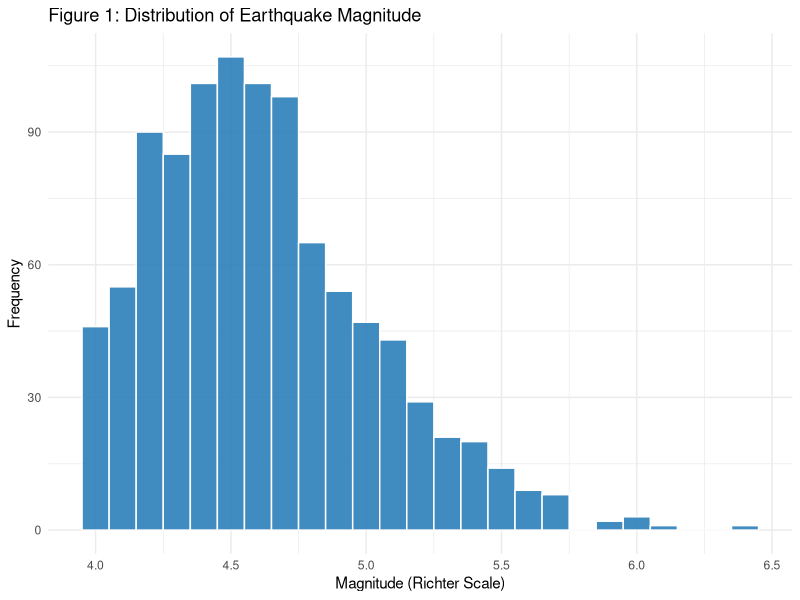
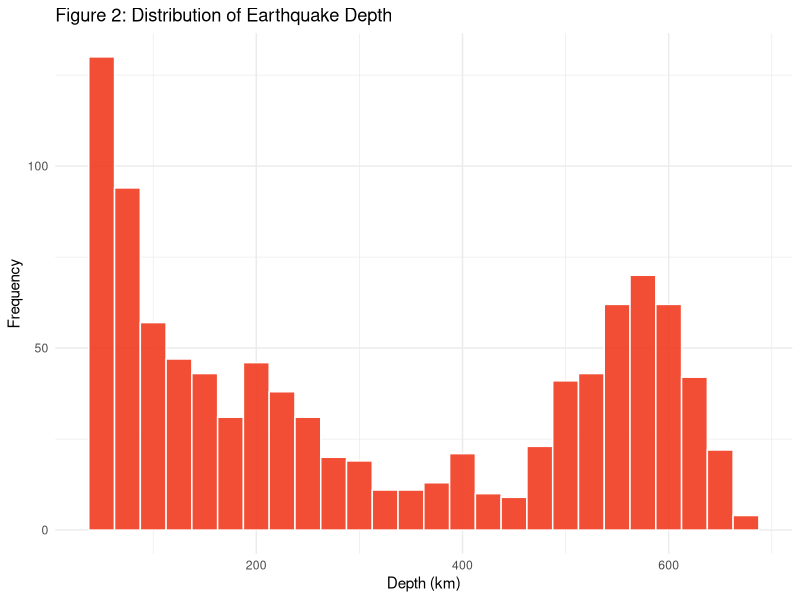
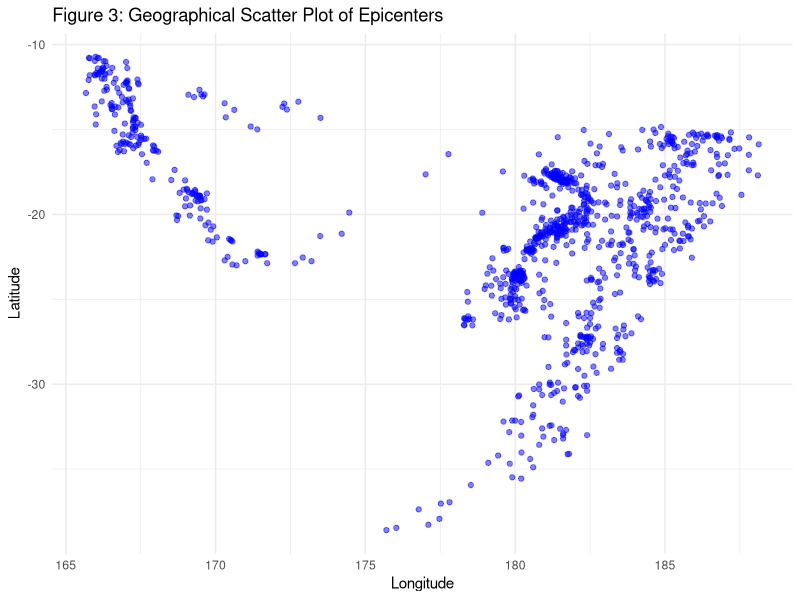
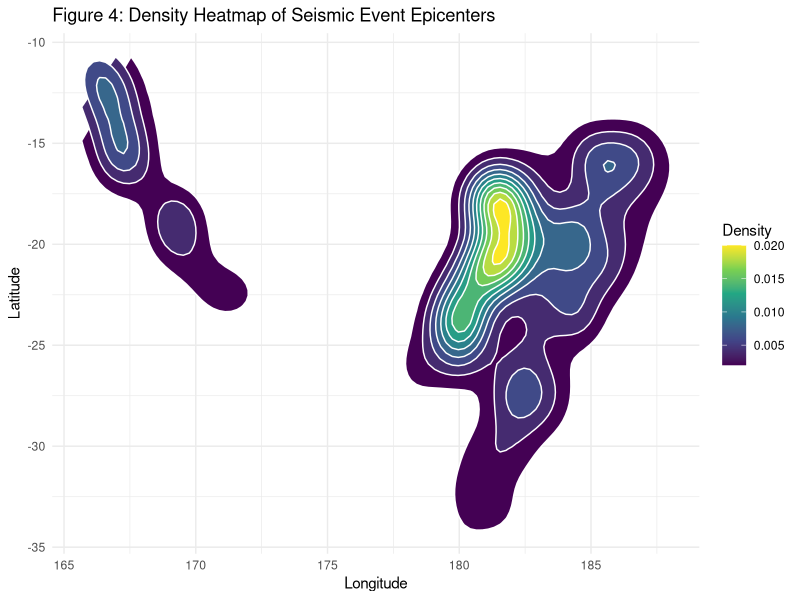
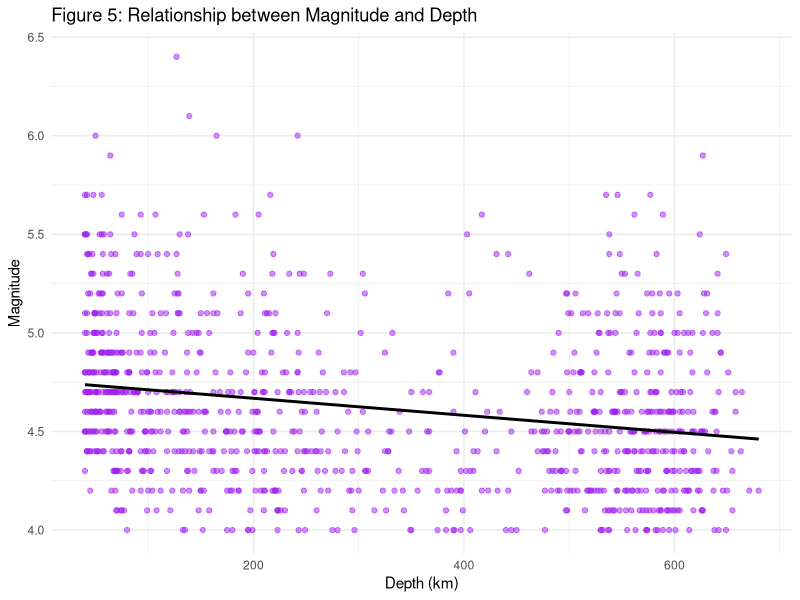
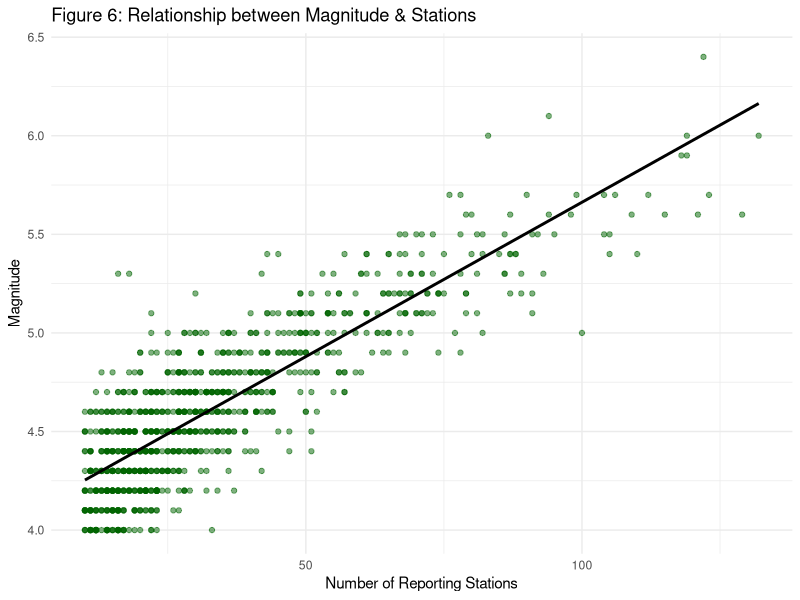
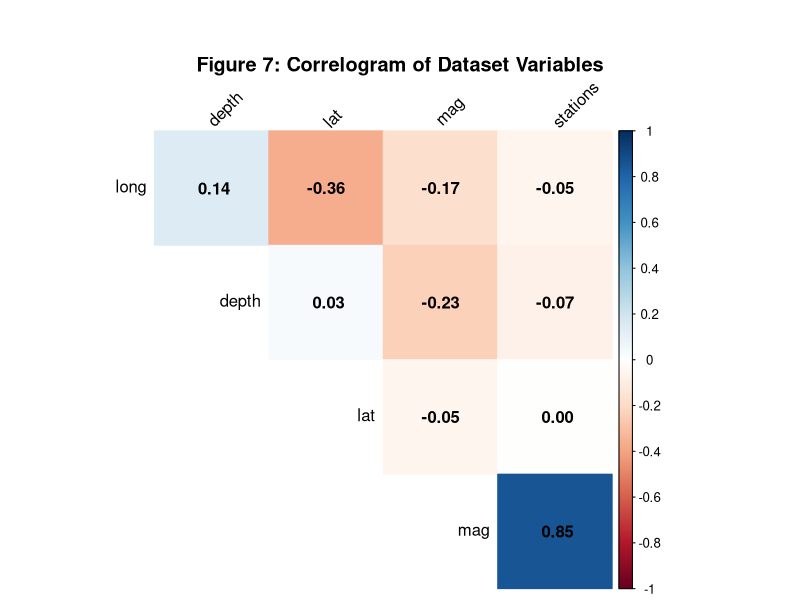
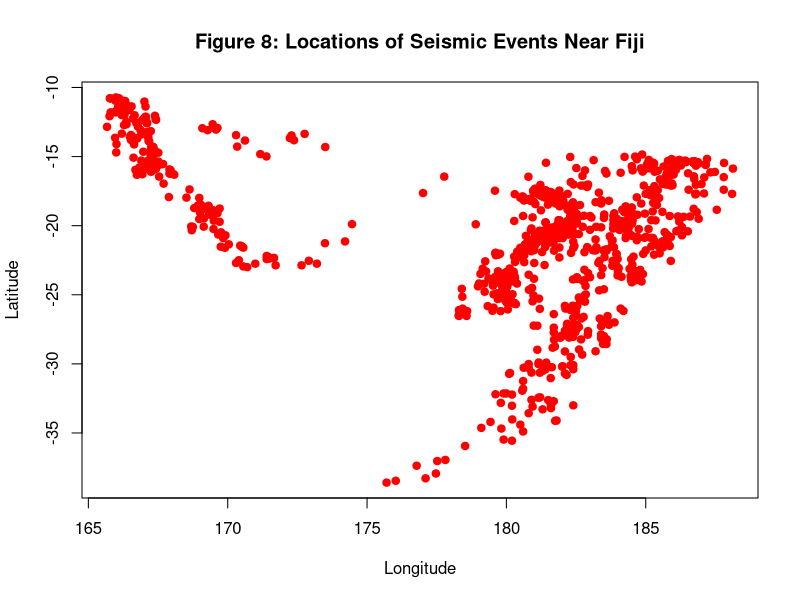

Recreate these plots in R, in order.
install.packages("mapproj")
# Load the quakes dataset
data("quakes")

# Load necessary packages
# If you don't have them, install them first: install.packages(c("maps", "ggplot2"))
library(maps)
library(ggplot2)
# Figure 1: Distribution of Magnitude
ggplot(quakes, aes(x = mag)) +
  geom_histogram(binwidth = 0.1, fill = "#2c7fb8", color = "white", alpha = 0.9) +
  labs(title = "Figure 1: Distribution of Earthquake Magnitude",
       x = "Magnitude (Richter Scale)",
       y = "Frequency") +
  theme_minimal()
# Figure 2: Distribution of Depth
ggplot(quakes, aes(x = depth)) +
  geom_histogram(binwidth = 25, fill = "#f03b20", color = "white", alpha = 0.9) +
  labs(title = "Figure 2: Distribution of Earthquake Depth",
       x = "Depth (km)",
       y = "Frequency") +
  theme_minimal()
# Figure 3: Geographical Scatter Plot
ggplot(quakes, aes(x = long, y = lat)) +
  geom_point(color = "blue", alpha = 0.5) +
  labs(title = "Figure 3: Geographical Scatter Plot of Epicenters",
       x = "Longitude",
       y = "Latitude") +
  theme_minimal()
# Figure 4: Density Heatmap of Epicenters
ggplot(quakes, aes(x = long, y = lat)) +
  stat_density_2d(aes(fill = ..level..), geom = "polygon", colour = "white") +
  scale_fill_viridis_c() +
  labs(title = "Figure 4: Density Heatmap of Seismic Event Epicenters",
       x = "Longitude",
       y = "Latitude",
       fill = "Density") +
  theme_minimal()
# Figure 5: Magnitude vs. Depth
ggplot(quakes, aes(x = depth, y = mag)) +
  geom_point(alpha = 0.5, color = "purple") +
  geom_smooth(method = "lm", color = "black", se = FALSE) +
  labs(title = "Figure 5: Relationship between Magnitude and Depth",
       x = "Depth (km)",
       y = "Magnitude") +
  theme_minimal()
# Figure 6: Magnitude vs. Stations
ggplot(quakes, aes(x = stations, y = mag)) +
  geom_point(alpha = 0.5, color = "darkgreen") +
  geom_smooth(method = "lm", color = "black", se = FALSE) +
  labs(title = "Figure 6: Relationship between Magnitude & Stations",
       x = "Number of Reporting Stations",
       y = "Magnitude") +
  theme_minimal()
library(corrplot)
# Figure 7: Correlogram
cor_matrix=cor(quakes)
corrplot(cor_matrix,
         method = "color",
         type = "upper",
         order = "hclust",
         addCoef.col = "black", # Add correlation coefficient
         tl.col = "black", tl.srt = 45, # Text label color and rotation
         diag = FALSE, # Hide correlation of variable with itself
         main = "\n\nFigure 7: Correlogram of Dataset Variables",
         mar=c(0,0,4,0))

# Figure 8 : Basic plot of the earthquake locations
plot(quakes$long, quakes$lat, 
     main = "Figure 8: Locations of Seismic Events Near Fiji",
     xlab = "Longitude", 
     ylab = "Latitude",
     pch = 19, 
     col = "red")

#Figure 9: Bin magnitude
quakes$mag_bin <- cut(quakes$mag, breaks = seq(4, 6.5, by = 0.5))

# Faceted plot with color
ggplot(quakes, aes(x = depth, y = mag, color = mag_bin)) +
  geom_point(alpha = 0.6, size = 2) +
  facet_wrap(~mag_bin) +
  scale_color_manual(
    values = c("#1f77b4", "#ff7f0e", "#2ca02c", "#d62728", "#9467bd")) +
  labs(
    title = "Figure 9: Faceted Plot: Depth vs Magnitude",
    x = "Depth (km)",
    y = "Magnitude",
    color = "Magnitude Bin"
  ) +
  theme_minimal() +
  theme(legend.position = "none")  # Optional: remove legend to avoid redundancy

#Figure 10: Requires hexbin package
install.packages("hexbin")
library(hexbin)
ggplot(quakes, aes(x = long, y = lat)) +
  stat_binhex(bins = 30) +
  scale_fill_viridis_c() +
  labs(title = "Figure 10: Hexbin Plot of Epicenters", x = "Longitude", y = "Latitude")

# Load required libraries
library(dplyr)
library(ggplot2)
library(maps)
library(gridExtra)
library(knitr)

# Load dataset
data(quakes)

# 1. Summary Statistics Table
cat("Summary Statistics:\n")
summary_table <- summary(quakes) %>% kable()
print(summary_table)

# 2. Frequency Tables
# Create bins for continuous variables
quakes_binned <- quakes %>%
  mutate(
    depth_bin = cut(depth, breaks = seq(40, 680, by = 40)),
    mag_bin = cut(mag, breaks = seq(4.0, 6.4, by = 0.2)),
    stations_bin = cut(stations, breaks = c(0, 20, 40, 60, 80, 100))
  )

# Frequency tables
cat("\nDepth Frequency Table:\n")
depth_freq <- table(quakes_binned$depth_bin) %>% kable()
print(depth_freq)

cat("\nMagnitude Frequency Table:\n")
mag_freq <- table(quakes_binned$mag_bin) %>% kable()
print(mag_freq)

cat("\nStations Frequency Table:\n")
stations_freq <- table(quakes_binned$stations_bin) %>% kable()
print(stations_freq)

# 3. Plots
# Set theme
theme_set(theme_minimal())

# Histograms
p1 <- ggplot(quakes, aes(x = depth)) +
  geom_histogram(binwidth = 30, fill = "steelblue", color = "white") +
  labs(title = "Depth Distribution", x = "Depth (km)", y = "Count")

p2 <- ggplot(quakes, aes(x = mag)) +
  geom_histogram(binwidth = 0.1, fill = "firebrick", color = "white") +
  labs(title = "Magnitude Distribution", x = "Richter Magnitude", y = "")

p3 <- ggplot(quakes, aes(x = stations)) +
  geom_histogram(binwidth = 10, fill = "darkgreen", color = "white") +
  labs(title = "Stations Reporting", x = "Number of Stations", y = "")

# Boxplots
p4 <- ggplot(quakes, aes(y = depth)) +
  geom_boxplot(fill = "steelblue") +
  labs(title = "Depth Distribution", y = "Depth (km)", x = "") +
  coord_flip()

p5 <- ggplot(quakes, aes(y = mag)) +
  geom_boxplot(fill = "firebrick") +
  labs(title = "Magnitude Distribution", y = "Richter Magnitude", x = "") +
  coord_flip()

p6 <- ggplot(quakes, aes(y = stations)) +
  geom_boxplot(fill = "darkgreen") +
  labs(title = "Stations Reporting", y = "Number of Stations", x = "") +
  coord_flip()

# Scatter plots
p7 <- ggplot(quakes, aes(x = depth, y = mag)) +
  geom_point(alpha = 0.5, color = "darkorange") +
  geom_smooth(method = "lm", color = "red") +
  labs(title = "Depth vs Magnitude", x = "Depth (km)", y = "Magnitude")

p8 <- ggplot(quakes, aes(x = stations, y = mag)) +
  geom_point(alpha = 0.5, color = "purple") +
  geom_smooth(method = "lm", color = "blue") +
  labs(title = "Stations vs Magnitude", x = "Number of Stations", y = "Magnitude")

# Geographic plot
world_map <- map_data("world")
p9 <- ggplot() +
  geom_polygon(data = world_map, 
               aes(x = long, y = lat, group = group),
               fill = "lightgray", color = "white") +
  geom_point(data = quakes, 
             aes(x = long, y = lat, color = mag, size = depth), 
             alpha = 0.6) +
  coord_fixed(xlim = c(165, 190), ylim = c(-40, -10), ratio = 1.5) +
  scale_color_gradient(low = "yellow", high = "red") +
  scale_size_continuous(range = c(1, 5)) +
  labs(title = "Earthquake Locations", 
       x = "Longitude", 
       y = "Latitude",
       color = "Magnitude",
       size = "Depth (km)") +
  theme(legend.position = "bottom")

# Arrange plots
grid.arrange(p1, p2, p3, ncol = 3)
grid.arrange(p4, p5, p6, ncol = 3)
grid.arrange(p7, p8, ncol = 2)
print(p9)
print(p7)
